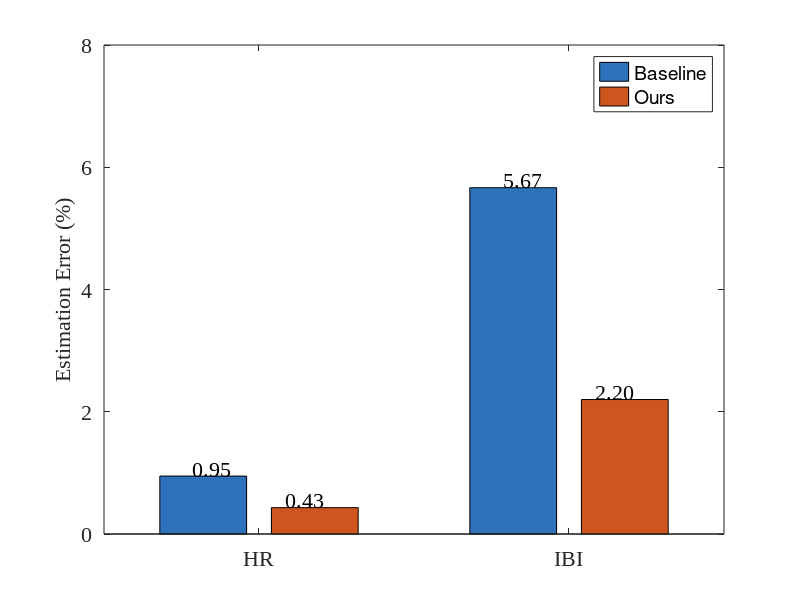

Recreate this plot in MATLAB.

%%
clc;
clf;
close all

%% HR
HR_mmWave = [63.75	64.25	63	64	63.25	63.25	64.25	63.25	64	63.25	62.75	63.75	64.25	65.25	65.5	64.75	62	60.75	61	58.75	60;
             90.75	91.25	94.5	86.25	91.25	92.75	92.5	94.5	92.25	92	89.75	89.5	91.75	91.5	89.25	94.25	94	96.25	96.25	98	97.5
             82.75	81	80.25	83.5	81.5	82.5	83.25	83	84.5	85.25	85.5	87	86.75	89.5	89.25	89.75	89.25	89.75	90.5	89	89.5;
             87	86	86	87	90	85.5	89.5	92.5	87	89	90.5	86	89	90	86.5	89	88	85.5	88.5	86.5	86.5]

HR_ECG = [64	64.25	63	64	63.5	63.5	64.5	63	64.5	63.5	63.25	64.25	64.25	65	65.25	65.25	61.75	60.25	61.5	59.25	60.5;
        91.25	90.75	93.75	85.75	90.5	92	92.75	93.75	92.75	92.25	89	89	92	91.75	89.5	94.5	93.5	96.75	95.75	98.5	98.5
        82.75	81	80	83	81.25	82.4	83	83	84.75	85.25	85.75	87.25	87	89.75	89.75	89.5	89.25	90	90.25	89.5	90;
        86.5	86	85.5	87.5	89.5	85	89.5	92	87	89.5	90	86.5	89.5	90	86	89.5	88.5	86	89	86.5	86 ]



angle = [-56.25	-50.625	-45	-39.375	-33.75	-28.125	-22.5	-16.875	-11.25	-5.625	0	5.625	11.25	16.875	22.5	28.125	33.75	39.375	45	50.625	56.25]

HR_Error_baseline = [1.5 1.7 0.9 1.1 1.2 0.6 0.8 0.4 0.7 0.6 0.5 0.7 0.6 0.9 0.7 0.6 1.2 1.3 1.1 1.5 1.3]
err0 = [0.05 0.07 0.06 0.09 0.07 0.06  0.09 0.01 0.02 0.06 0.08 0.04 0.07 0.06 0.08 0.06 0.08 0.1 0.12 0.1 0.09]


HR_Error = 100*abs(HR_mmWave - HR_ECG)./HR_ECG;
err1 = var(HR_Error);

HR_Error_baseline_mean = mean(HR_Error_baseline)
HR_Error_mean = mean(mean(HR_Error))

%% IBI
IBI_mmWave = [938.223	931.141	951.438	935.559	944.256	944.788	930.484	947.616	936.462	946.714	954.345	939.939	928.964	915.469	913.788	922.466	967.465	985.597	980.533	1019.495 997.318;
               659.056	655.505	633.358	595.226	656.884	646.395	648.125	633.912	649.162	651.681	667.436	669.78	652.835	654.807	670.973	636.439	636.827	622.159	682.657	666.198	654.039;
               723.442	739.265	744.441	717.169	734.711	725.71	720.345	722.073	709.588	701.934	700.95	687.078	689.941	669.291	672.138	666.652	671.096	667.853	662.258	673.025	670.068;
               672.665	681.541	682.922	686.656	665.469	699.123	668.226	644.916	685.56	669.979	660.808	695.712	673.525	665.399	690.21	672.454	676.687	696.564	663.047	681.087	681.033]

IBI_ECG = [931.969	932.358	945.81	933.781	943.685	942.394	926.233	951.619	926.729	941.953	945.328	927.969	929.276	919.292	917.67	919.326	969.911	996.249	970.537	1017.668	988.992;
           616	    624.125	605.873	585.739	634.909	589	625.717	613.662	657.077	596.229	592.297	595.98	605.691	600.742	608.102	603.708	617.412	608.041	600.06	607.533	606.741;
           743.492	758.123	768.425	726	739.446	728.848	723.518	721.735	707.894	700.622	696.047	683.347	691.287	670.128	669.081	670.503	673.524	666.889	667.634	673.944	670.533;
           686.705	690.279	692.959	683.611	666.324	699.906	663.642	651.391	683.402	665.922	663.422	690.127	665.922	664.444	690.884	665.922	673.763	696	667.236	686.705	690.605]
IBI_Error = 100*abs(IBI_ECG -IBI_mmWave)./IBI_ECG
% 计算 Ours 所有角度下的平均误差
IBI_Error_mean = mean(mean(IBI_Error))

% baseline
IBI_Error_baseline = 100*[53 67 59 41 52 36 28 34 27 36 35 27 36 29 27 26 37 49 58 55 64] ./ mean(IBI_ECG);
IBI_Error_baseline_mean = mean(IBI_Error_baseline)

data = [HR_Error_baseline_mean, HR_Error_mean; IBI_Error_baseline_mean, IBI_Error_mean]

figure('color','w')
color1=[46, 114, 188]/255;
color2=[206, 85, 30]/255;

h = bar(data)

for i = 1:2
    text(i-0.15, data(i, 1), num2str(data(i,1),'%.2f'),...
        'HorizontalAlignment','center',...
        'VerticalAlignment','bottom',...
        'FontSize',16, 'FontName','Times New Roman')
    text(i+0.15, data(i, 2), num2str(data(i,2), '%.2f'),...
        'HorizontalAlignment','center',...
        'VerticalAlignment','bottom',...
        'FontSize',16, 'FontName','Times New Roman')

end


set(h(1), 'FaceColor', color1)
set(h(2), 'FaceColor', color2)
set(gca, 'linewidth', 0.75);
set(gca, 'Fontname', 'Times New Roman', 'fontsize', 16);
set(get(gca, 'XLabel'), 'FontSize', 16);
set(get(gca, 'YLabel'), 'FontSize', 16);
set(get(gca, 'TITLE'), 'FontSize', 16);
set(gca, 'XTickLabel', {'HR', 'IBI'},'FontSize', 16, 'FontName', 'Times New Roman')
xlabel('', 'Fontname','Times New Roman', 'Fontsize',16)
ylabel('Estimation Error (%)', 'Fontname','Times New Roman', 'Fontsize',16)
ylim([0,8])
set(gca, 'ytick', 0:2:8)


legend({'Baseline', 'Ours'}, 'location', 'NorthEast', 'FontSize', 14)




